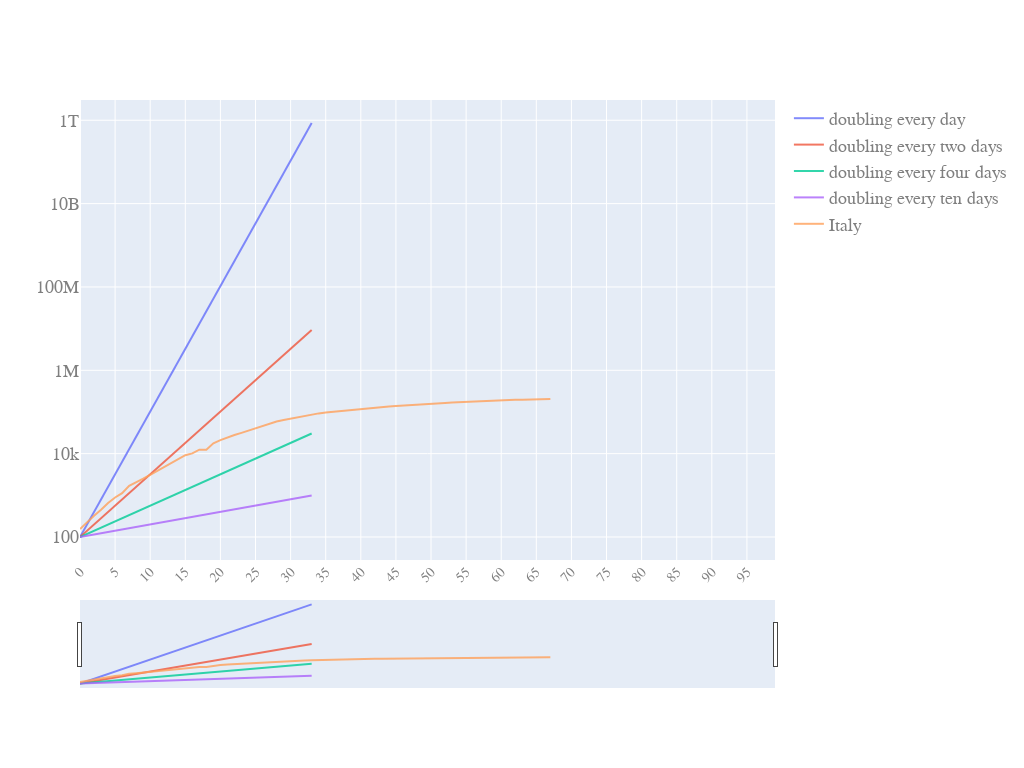

Write notebook code for a chart like this one.
### Code cell
quick_plot(pd_sync_timelines_w_slope.date,
           pd_sync_timelines_w_slope.iloc[:,0:5],
           y_scale='log',
           slider=True)

### Figure 1 — Plotly figure (JSON) as saved in the notebook; plotly's stock layout.template omitted (floating-point values rounded to 4 significant figures)
{"data": [{"name": "doubling every day", "opacity": 0.8, "type": "scatter", "x": [0, 1, 2, 3, 4, 5, 6, 7, 8, 9, 10, 11, 12, 13, 14, 15, 16, 17, 18, 19, 20, 21, 22, 23, 24, 25, 26, 27, 28, 29, 30, 31, 32, 33, 34, 35, 36, 37, 38, 39, 40, 41, 42, 43, 44, 45, 46, 47, 48, 49, 50, 51, 52, 53, 54, 55, 56, 57, 58, 59, 60, 61, 62, 63, 64, 65, 66, 67, 68, 69, 70, 71, 72, 73, 74, 75, 76, 77, 78, 79, 80, 81, 82, 83, 84, 85, 86, 87, 88, 89, 90, 91, 92, 93, 94, 95, 96, 97, 98, 99], "y": [100, 200, 400, 800, 1600, 3200, 6400, 12800, 25600, 51200, 102400, 204800, 409600, 819200, 1638400, 3276800, 6553600, 13107200, 26214400, 52428800, 104857600, 209715200, 419430400, 838860800, 1677721600, 3355443200, 6710886400, 13421772800, 26843545600, 53687091200, 107374182400, 214748364800, 429496729600, 858993459200, null, null, null, null, null, null, null, null, null, null, null, null, null, null, null, null, null, null, null, null, null, null, null, null, null, null, null, null, null, null, null, null, null, null, null, null, null, null, null, null, null, null, null, null, null, null, null, null, null, null, null, null, null, null, null, null, null, null, null, null, null, null, null, null, null, null]}, {"name": "doubling every two days", "opacity": 0.8, "type": "scatter", "x": [0, 1, 2, 3, 4, 5, 6, 7, 8, 9, 10, 11, 12, 13, 14, 15, 16, 17, 18, 19, 20, 21, 22, 23, 24, 25, 26, 27, 28, 29, 30, 31, 32, 33, 34, 35, 36, 37, 38, 39, 40, 41, 42, 43, 44, 45, 46, 47, 48, 49, 50, 51, 52, 53, 54, 55, 56, 57, 58, 59, 60, 61, 62, 63, 64, 65, 66, 67, 68, 69, 70, 71, 72, 73, 74, 75, 76, 77, 78, 79, 80, 81, 82, 83, 84, 85, 86, 87, 88, 89, 90, 91, 92, 93, 94, 95, 96, 97, 98, 99], "y": [100, 141.4, 200, 282.8, 400, 565.7, 800, 1131.0, 1600, 2263.0, 3200, 4525.0, 6400, 9051.0, 12800, 18100.0, 25600, 36200.0, 51200, 72410.0, 102400, 144800.0, 204800, 289600.0, 409600, 579300.0, 819200, 1159000.0, 1638400, 2317000.0, 3276800, 4634000.0, 6553600, 9268000.0, null, null, null, null, null, null, null, null, null, null, null, null, null, null, null, null, null, null, null, null, null, null, null, null, null, null, null, null, null, null, null, null, null, null, null, null, null, null, null, null, null, null, null, null, null, null, null, null, null, null, null, null, null, null, null, null, null, null, null, null, null, null, null, null, null, null]}, {"name": "doubling every four days", "opacity": 0.8, "type": "scatter", "x": [0, 1, 2, 3, 4, 5, 6, 7, 8, 9, 10, 11, 12, 13, 14, 15, 16, 17, 18, 19, 20, 21, 22, 23, 24, 25, 26, 27, 28, 29, 30, 31, 32, 33, 34, 35, 36, 37, 38, 39, 40, 41, 42, 43, 44, 45, 46, 47, 48, 49, 50, 51, 52, 53, 54, 55, 56, 57, 58, 59, 60, 61, 62, 63, 64, 65, 66, 67, 68, 69, 70, 71, 72, 73, 74, 75, 76, 77, 78, 79, 80, 81, 82, 83, 84, 85, 86, 87, 88, 89, 90, 91, 92, 93, 94, 95, 96, 97, 98, 99], "y": [100, 118.9, 141.4, 168.2, 200, 237.8, 282.8, 336.4, 400, 475.7, 565.7, 672.7, 800, 951.4, 1131.0, 1345.0, 1600, 1903.0, 2263.0, 2691.0, 3200, 3805.0, 4525.0, 5382.0, 6400, 7611.0, 9051.0, 10760.0, 12800, 15220.0, 18100.0, 21530.0, 25600, 30440.0, null, null, null, null, null, null, null, null, null, null, null, null, null, null, null, null, null, null, null, null, null, null, null, null, null, null, null, null, null, null, null, null, null, null, null, null, null, null, null, null, null, null, null, null, null, null, null, null, null, null, null, null, null, null, null, null, null, null, null, null, null, null, null, null, null, null]}, {"name": "doubling every ten days", "opacity": 0.8, "type": "scatter", "x": [0, 1, 2, 3, 4, 5, 6, 7, 8, 9, 10, 11, 12, 13, 14, 15, 16, 17, 18, 19, 20, 21, 22, 23, 24, 25, 26, 27, 28, 29, 30, 31, 32, 33, 34, 35, 36, 37, 38, 39, 40, 41, 42, 43, 44, 45, 46, 47, 48, 49, 50, 51, 52, 53, 54, 55, 56, 57, 58, 59, 60, 61, 62, 63, 64, 65, 66, 67, 68, 69, 70, 71, 72, 73, 74, 75, 76, 77, 78, 79, 80, 81, 82, 83, 84, 85, 86, 87, 88, 89, 90, 91, 92, 93, 94, 95, 96, 97, 98, 99], "y": [100, 107.2, 114.9, 123.1, 132.0, 141.4, 151.6, 162.5, 174.1, 186.6, 200, 214.4, 229.7, 246.2, 263.9, 282.8, 303.1, 324.9, 348.2, 373.2, 400, 428.7, 459.5, 492.5, 527.8, 565.7, 606.3, 649.8, 696.4, 746.4, 800, 857.4, 919.0, 984.9, null, null, null, null, null, null, null, null, null, null, null, null, null, null, null, null, null, null, null, null, null, null, null, null, null, null, null, null, null, null, null, null, null, null, null, null, null, null, null, null, null, null, null, null, null, null, null, null, null, null, null, null, null, null, null, null, null, null, null, null, null, null, null, null, null, null]}, {"name": "Italy", "opacity": 0.8, "type": "scatter", "x": [0, 1, 2, 3, 4, 5, 6, 7, 8, 9, 10, 11, 12, 13, 14, 15, 16, 17, 18, 19, 20, 21, 22, 23, 24, 25, 26, 27, 28, 29, 30, 31, 32, 33, 34, 35, 36, 37, 38, 39, 40, 41, 42, 43, 44, 45, 46, 47, 48, 49, 50, 51, 52, 53, 54, 55, 56, 57, 58, 59, 60, 61, 62, 63, 64, 65, 66, 67, 68, 69, 70, 71, 72, 73, 74, 75, 76, 77, 78, 79, 80, 81, 82, 83, 84, 85, 86, 87, 88, 89, 90, 91, 92, 93, 94, 95, 96, 97, 98, 99], "y": [155, 229, 322, 453, 655, 888, 1128, 1694, 2036, 2502, 3089, 3858, 4636, 5883, 7375, 9172, 10149, 12462, 12462, 17660, 21157, 24747, 27980, 31506, 35713, 41035, 47021, 53578, 59138, 63927, 69176, 74386, 80589, 86498, 92472, 97689, 101739, 105792, 110574, 115242, 119827, 124632, 128948, 132547, 135586, 139422, 143626, 147577, 152271, 156363, 159516, 162488, 165155, 168941, 172434, 175925, 178972, 181228, 183957, 187327, 189973, 192994, 195351, 197675, 199414, 201505, 203591, 205463, null, null, null, null, null, null, null, null, null, null, null, null, null, null, null, null, null, null, null, null, null, null, null, null, null, null, null, null, null, null, null, null]}], "layout": {"autosize": true, "font": {"color": "#7f7f7f", "family": "PT Sans, monospace", "size": 18}, "height": 768, "width": 1024, "xaxis": {"nticks": 20, "rangeslider": {"visible": true}, "tickangle": -45, "tickfont": {"color": "#7f7f7f", "size": 14}}, "yaxis": {"type": "log"}}}
